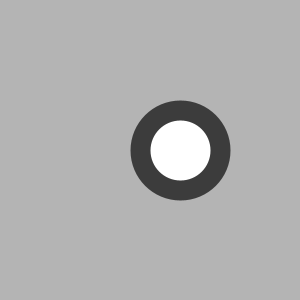
Frame 1 (no input)
Frame 60 (the mouse pressed at the canvas centre just before this capture): identical to frame 1, image omitted
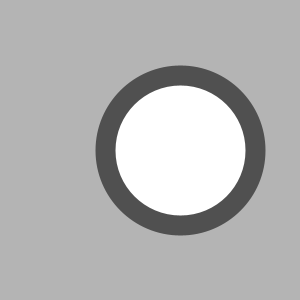
Frame 120 (the mouse held since frame 60 and released just before this capture)

The Processing sketch that drew these frames (run headless with seeded random() and noise(); from frame 60 on, the mouse is pressed at the canvas centre):

// Processing sketch: processing_153361
// ── processing_153361.pde


float circleWidth;
float strokeWeightValue;
float backgroundValue;
float strokeColorValue;
float angle;

void setup() {
  size(300, 300);
  circleWidth = 80;
  backgroundValue = 180;
  strokeWeightValue = 20;
  strokeColorValue = 60;
  float angleStep=180.0;
}


void draw() {
  background(backgroundValue);
  stroke(strokeColorValue);
  strokeWeight(strokeWeightValue);
  ellipse(180, 150, circleWidth, circleWidth);
  
  if(mousePressed){
     strokeColorValue = 50 + mouseY/5;
  }

}


void mousePressed() {
  println("The mouse button was pressed");
  circleWidth = 150;
}

void mouseReleased() {
  println("The mouse button was released");
  circleWidth = 50;
}

void mouseClicked() {
  println("The mouse button was clicked");
  if (backgroundValue == 120) {
    backgroundValue = 180;
  }else{
    backgroundValue = 120;
  }
}

void mouseDragged(){
  println("The mouse is being dragged");
  strokeWeightValue = mouseX/10;
  
  //Ensure that the value for stroke weight is never negative.
  if(strokeWeightValue < 0)
    strokeWeightValue = 0;
}
